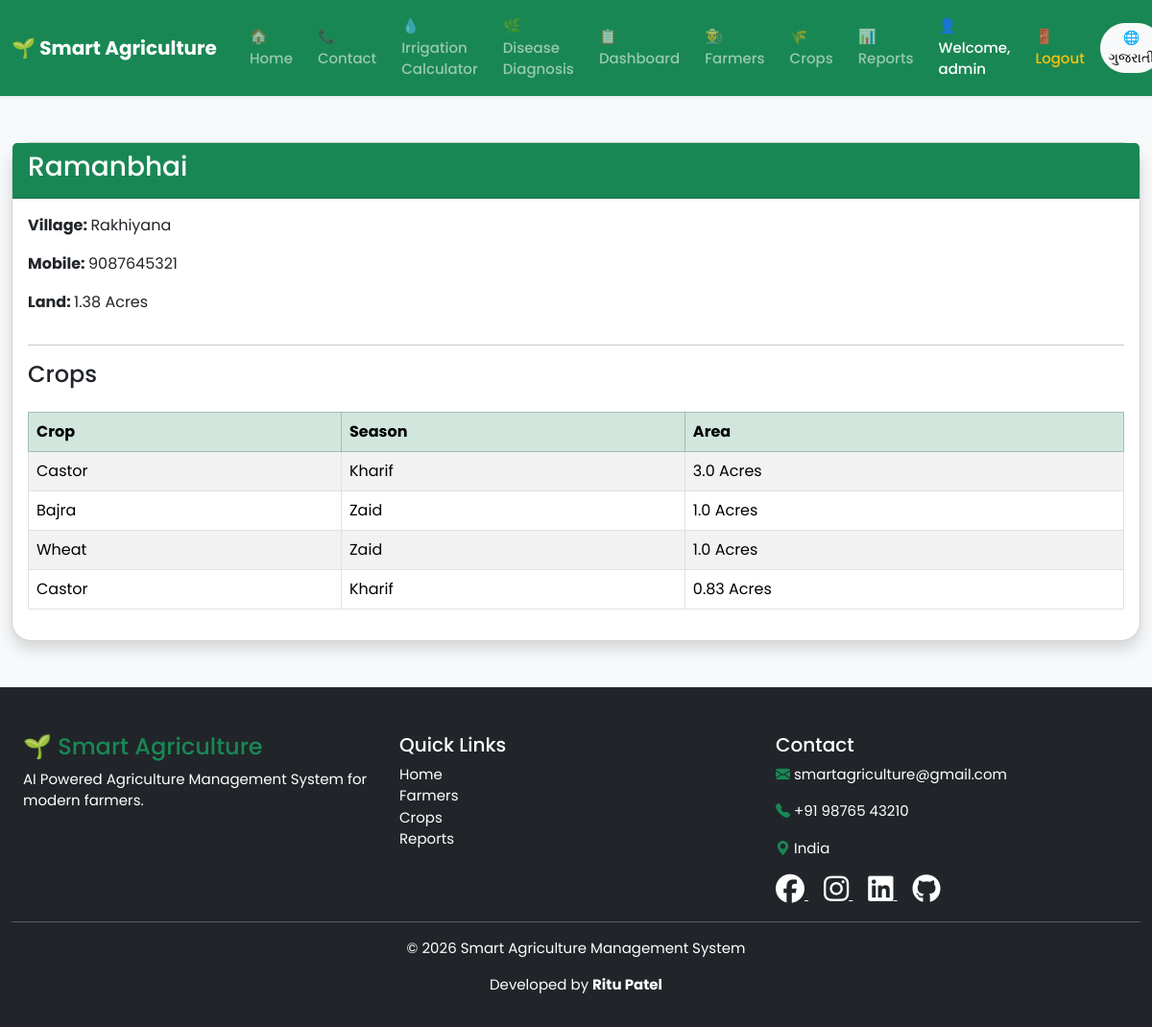
Page /farmer/2 (signed in) on the committed database.
### models.py (models this page shows, shortened)
class Farmer(db.Model):
    __tablename__ = "farmers"
    id = db.Column(db.Integer, primary_key=True)
    name = db.Column(db.String(100), nullable=False)
    village = db.Column(db.String(100), nullable=False)
    mobile = db.Column(db.String(15), nullable=False)
    land = db.Column(db.Float, nullable=False)
    crops = db.relationship(
        "Crop",
        backref="farmer",
        lazy=True
    )

class Crop(db.Model):
    __tablename__ = "crops"
    id = db.Column(db.Integer, primary_key=True)
    farmer_id = db.Column(
        db.Integer,
        db.ForeignKey("farmers.id"),
        nullable=False
    )
    crop_name = db.Column(db.String(100), nullable=False)
    season = db.Column(db.String(50), nullable=False)
    area = db.Column(db.Float, nullable=False)

### app.py (the view)
@app.route("/farmer/<int:id>")
def farmer_details(id):
    farmer = Farmer.query.get_or_404(id)
    return render_template(
        "farmer_details.html",
        farmer=farmer
    )

### templates/farmer_details.html (shortened to what this page needs)
{% extends "base.html" %}
{% block content %}
<div class="container mt-5">
    <div class="card shadow">
        <div class="card-header bg-success text-white">
            <h3>{{ farmer.name }}</h3>
        </div>
        <div class="card-body">
            <p>
                <strong>
                    <span class="lang-en">Village:</span>
                </strong>
                {{ farmer.village }}
            </p>
            <p>
                <strong>
                    <span class="lang-en">Mobile:</span>
                </strong>
                {{ farmer.mobile }}
            </p>
            <p>
                <strong>
                    <span class="lang-en">Land:</span>
                </strong>
                {{ farmer.land }}
                <span class="lang-en">Acres</span>
            </p>
            <hr>
            <h4>
                <span class="lang-en">Crops</span>
            </h4>
            {% if farmer.crops %}
            <div class="table-responsive">
                <table class="table table-bordered table-striped mt-3">
                    <thead class="table-success">
                        <tr>
                            <th>
                                <span class="lang-en">Crop</span>
                            </th>
                            <th>
                                <span class="lang-en">Season</span>
                            </th>
                            <th>
                                <span class="lang-en">Area</span>
                            </th>
                        </tr>
                    </thead>
                    <tbody>
                    {% for crop in farmer.crops %}
                        <tr>
                            <td>
                                {% set crop_name = crop.crop_name|trim|lower %}
                                {% if crop_name == "maize" %}
                                    <span class="lang-en">Maize</span>
                                    <span class="lang-gu">મકાઈ</span>
                                {% elif crop_name == "wheat" %}
                                    <span class="lang-en">Wheat</span>
                                {% elif crop_name == "rice" %}
                                    <span class="lang-en">Rice</span>
                                    <span class="lang-gu">ચોખા</span>
                                {% elif crop_name == "cotton" %}
                                    <span class="lang-en">Cotton</span>
                                    <span class="lang-gu">કપાસ</span>
                                {% elif crop_name == "groundnut" %}
                                    <span class="lang-en">Groundnut</span>
                                    <span class="lang-gu">મગફળી</span>
                                {% elif crop_name == "sugarcane" %}
                                    <span class="lang-en">Sugarcane</span>
                                    <span class="lang-gu">શેરડી</span>
                                {% elif crop_name == "potato" %}
                                    <span class="lang-en">Potato</span>
                                    <span class="lang-gu">બટાકા</span>
                                {% elif crop_name == "tomato" %}
                                    <span class="lang-en">Tomato</span>
                                    <span class="lang-gu">ટામેટા</span>
                                {% elif crop_name == "onion" %}
                                    <span class="lang-en">Onion</span>
                                    <span class="lang-gu">ડુંગળી</span>
                                {% elif crop_name == "bajra" %}
                                    <span class="lang-en">Bajra</span>
                                {% elif crop_name == "millet" %}
                                    <span class="lang-en">Millet</span>
                                    <span class="lang-gu">બાજરી</span>
                                {% elif crop_name == "mustard" %}
                                    <span class="lang-en">Mustard</span>
                                    <span class="lang-gu">સરસવ</span>
                                {% elif crop_name == "gram" %}
                                    <span class="lang-en">Gram</span>
                                    <span class="lang-gu">ચણા</span>
                                {% elif crop_name == "chickpea" %}
                                    <span class="lang-en">Chickpea</span>
                                    <span class="lang-gu">ચણા</span>
                                {% elif crop_name == "pulses" %}
                                    <span class="lang-en">Pulses</span>
                                    <span class="lang-gu">કઠોળ</span>
                                {% elif crop_name == "vegetables" %}
                                    <span class="lang-en">Vegetables</span>
                                    <span class="lang-gu">શાકભાજી</span>
                                {% elif crop_name == "sesame" %}
                                    <span class="lang-en">Sesame</span>
                                    <span class="lang-gu">તલ</span>
                                {% elif crop_name == "castor" %}
                                    <span class="lang-en">Castor</span>
                                {% else %}
                                    <span class="lang-en">{{ crop.crop_name }}</span>
                                    <span class="lang-gu">{{ crop.crop_name }}</span>
                                {% endif %}
                            </td>
                            <td>
                                {% set season_name = crop.season|trim|lower %}
                                {% if season_name == "kharif" %}
                                    <span class="lang-en">Kharif</span>
                                {% elif season_name == "rabi" %}
                                    <span class="lang-en">Rabi</span>
                                    <span class="lang-gu">રવિ</span>
                                {% elif season_name == "zaid" %}
                                    <span class="lang-en">Zaid</span>
                                {% else %}
                                    <span class="lang-en">{{ crop.season }}</span>
                                    <span class="lang-gu">{{ crop.season }}</span>
                                {% endif %}
                            </td>
                            <td>
                                {{ crop.area }}
                                <span class="lang-en">Acres</span>
                            </td>
                        </tr>
                    {% endfor %}
                    </tbody>
                </table>
            </div>
            {% endif %}
        </div>
    </div>
</div>
{% endblock %}

### static/css/style.css (style rules this page uses)
html, body { overflow-x: hidden; width: 100%; }
.container, .container-fluid, .row { max-width: 100%; }
.card { border-radius:20px; }
body { font-family:'Poppins',sans-serif; background:#f8f9fa; }
.card-body { display: flex; flex-direction: column; }

### rows in the picture
Farmer: name "Ramanbhai", village "Rakhiyana", mobile "9087645321", land "1.38"
Crop: shows "Castor", shows "Kharif", area "3.0"
Crop: shows "Bajra", shows "Zaid", area "1.0"
Crop: shows "Wheat", shows "Zaid", area "1.0"
Crop: shows "Castor", shows "Kharif", area "0.83"

### other values in the picture
{{ session['admin'] }} "admin"
